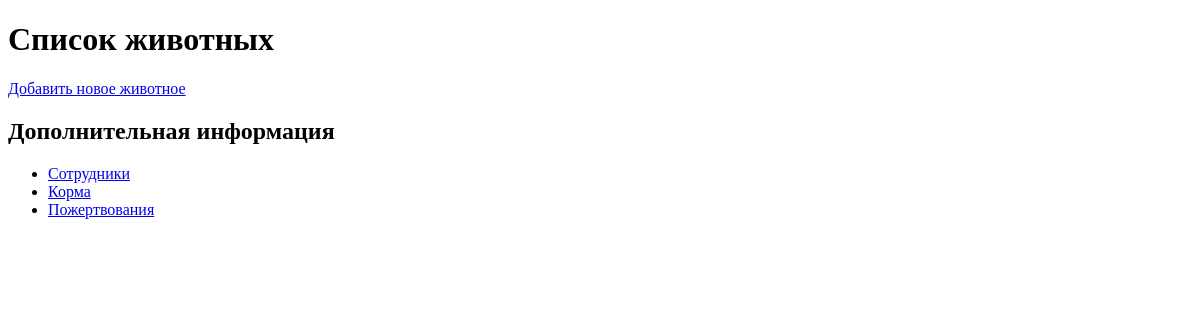
Page /animals/ on the earlier database version.
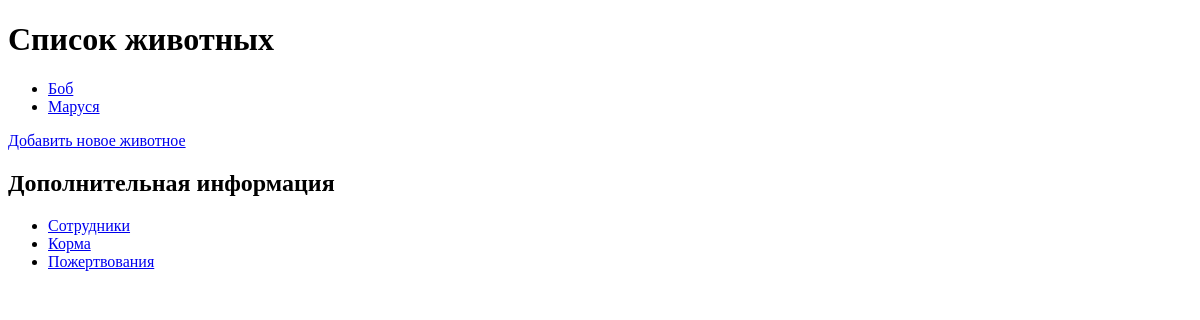
Same page on the later database version.
### animals/models.py (models this page shows, shortened)
class Animal(models.Model):
    name = models.CharField(max_length=100)
    age = models.PositiveIntegerField()
    breed = models.CharField(max_length=100)
    description = models.TextField()
    health_status = models.CharField(max_length=100)
    is_adopted = models.BooleanField(default=False)

### animals/views.py (the view)
# urls.py: path('', views.animal_list, name='animal_list'),  # Список всех животных
def animal_list(request):
    animals = Animal.objects.all()
    return render(request, 'animals/animal_list.html', {'animals': animals})

### animals/templates/animals/animal_list.html (shortened to what this page needs)
<!DOCTYPE html>
<html lang="ru">
<head>
</head>
<body>
    <h1>Список животных</h1>
    <ul>
        {% for animal in animals %}
            <li>
                <a href="{% url 'animal_detail' animal.pk %}">{{ animal.name }}</a>
            </li>
        {% endfor %}
    </ul>
    <a href="{% url 'animal_create' %}">Добавить новое животное</a>
    <h2>Дополнительная информация</h2>
    <ul>
        <li><a href="{% url 'employee_list' %}">Сотрудники</a></li>
        <li><a href="{% url 'feed_list' %}">Корма</a></li>
        <li><a href="{% url 'account_list' %}">Пожертвования</a></li>
    </ul>
</body>
</html>

Differences in the rows shown:
added Animal: name "Боб"
added Animal: name "Маруся"
